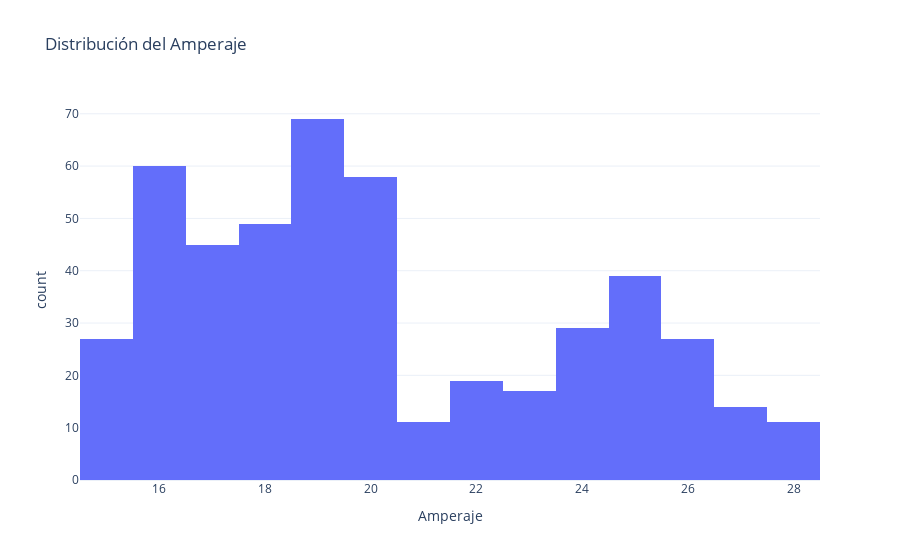

Notebook code for this chart:
### Markdown cell above
La distribución de la presión muestra una tendencia central predominante entre los valores de **9 a 12**, lo que corresponde a los niveles difusos "Normal" y "Alta". Sin embargo, presenta un **sesgo positivo**, con una cola más larga hacia la derecha, indicando que existen valores atípicos o menos frecuentes en el rango superior (14-15), asociados al nivel "Muy Alta". La curtosis parece ser **platocúrtica**, ya que la distribución no presenta un pico pronunciado, sino que está relativamente dispersa en su rango principal. Esto implica que la mayoría de los datos se concentran en valores moderados, con una menor proporción en los extremos. Estos patrones reflejan una variabilidad controlada en la presión, con posibles casos críticos que podrían influir en la toma de decisiones en un sistema difuso.

### Code cell
fig_amperaje = px.histogram(df, x="amperaje", nbins=20, title="Distribución del Amperaje",
                            labels={"amperaje": "Amperaje"}, template="plotly_white")
fig_amperaje.show()

### Figure 1 — Plotly figure (JSON) as saved in the notebook; plotly's stock layout.template omitted (floating-point values rounded to 4 significant figures; data arrays with more than 128 entries replaced by an {"elided": "..."} marker saying what was removed)
{"data": [{"alignmentgroup": "True", "bingroup": "x", "hovertemplate": "Amperaje=%{x}<br>count=%{y}<extra></extra>", "legendgroup": "", "marker": {"color": "#636efa", "pattern": {"shape": ""}}, "name": "", "nbinsx": 20, "offsetgroup": "", "orientation": "v", "showlegend": false, "type": "histogram", "x": {"elided": "475 float values"}, "xaxis": "x", "yaxis": "y"}], "layout": {"barmode": "relative", "legend": {"tracegroupgap": 0}, "title": {"text": "Distribución del Amperaje"}, "xaxis": {"anchor": "y", "domain": [0, 1], "title": {"text": "Amperaje"}}, "yaxis": {"anchor": "x", "domain": [0, 1], "title": {"text": "count"}}}}
